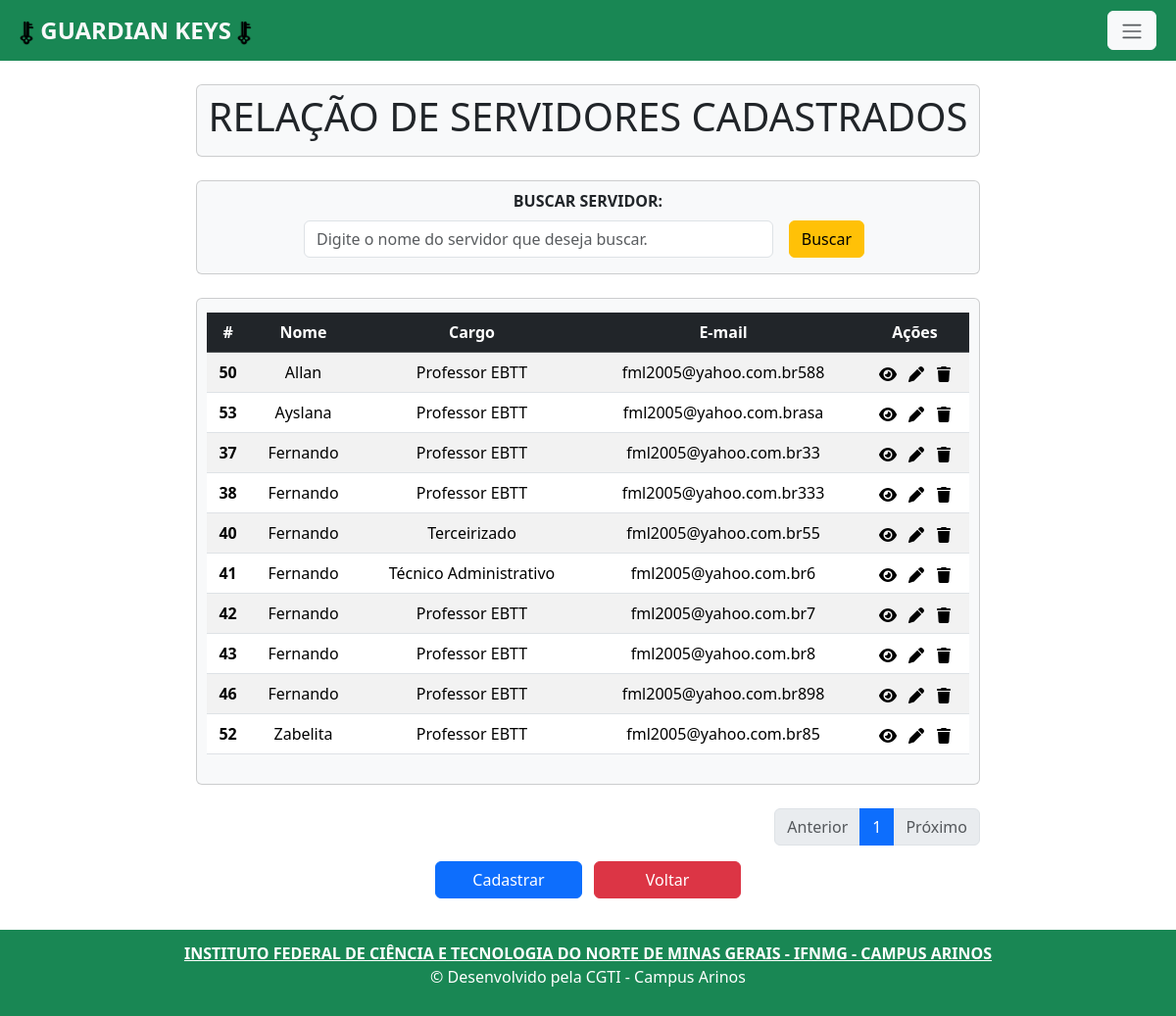
The page /servidor_index/ (signed in) on the database its author committed.
### app/models.py (models this page shows, shortened)
class Servidor(models.Model):
    nome = models.CharField(max_length=150)
    cargo = models.CharField(max_length=22, choices=CARGO)
    email = models.EmailField(max_length=150, unique=True)
    biometria = models.CharField(max_length=150, unique=True)

### app/views.py (the view)
# urls.py: path('servidor_index/', servidor_index, name='servidor_index'),
@login_required
def servidor_index(request):
    data = {}
    search = request.GET.get('search')
    if search:
        data['db'] = Servidor.objects.filter(nome__icontains=search).order_by('nome')
        paginators = Paginator (data['db'], 1000)
        page_num = request.GET.get('page')
        page = paginators.get_page(page_num)
    else:
        data['db'] = Servidor.objects.all().order_by('nome')
        paginators = Paginator (data['db'], 10)
        page_num = request.GET.get('page')
        page = paginators.get_page(page_num)
    return render(request, 'servidor_index.html', {'page': page})

### app/templates/servidor_index.html (shortened to what this page needs)
{% extends 'base.html' %}
{% load static %}
{% block content%}
    <div class="col-8 m-auto pt-2 pb-2 text-center card rounded bg-light mb-4">
    <h1>RELAÇÃO DE SERVIDORES CADASTRADOS</h1>
    </div>
    <div class="col-8 m-auto pt-2 pb-2 text-center card rounded bg-light mb-4">
      <form  method="get" >
        <label for="inputBuscar" class="form-label" ></label><strong>BUSCAR SERVIDOR:</strong></label>
        <div class="d-flex justify-content-center align-items-center mt-2 mb-2">
          <input type="text" id="search" name="search" class="form-control me-3" style="width: 60%;" placeholder="Digite o nome do servidor que deseja buscar.">
          <button type="submit" class="btn btn-warning me-2">Buscar</button>
        </div>
      </form>
    </div>
    <div class="col-8 m-auto pt-1 pb-1 text-center card rounded bg-light mb-4">
        <div class="table-responsive" style="margin: 10px; overflow-x: auto;">
          <table class="table table-striped" style="max-width: 100%;">
            <thead class="table-dark">
              <tr>
                <th scope="col">#</th>
                <th scope="col">Nome</th>
                <th scope="col">Cargo</th>
                <th scope="col">E-mail</th>
                <th scope="col">Ações</th>
              </tr>
            </thead>
            <tbody>
              {% for dbs in page.object_list %}
                <tr>
                  <th scope="row">{{dbs.id}}</th>
                  <td>{{dbs.nome}}</td>
                  <td>{{dbs.cargo}}</td>
                  <td>{{dbs.email}}</td>
                  <td>
                    <a class="me-2" href="/servidor_view/{{dbs.id}}/"></a>
                    <a class="me-2" href="/servidor_edit/{{dbs.id}}/"></a>
                    <a onclick="return confirm('Deseja apagar este registro?');" href="/servidor_delete/{{dbs.id}}"></a>
                  </td>
                </tr>
              {% endfor %}
            </tbody>
          </table>
        </div>
    </div>
      <div class=" col-8  m-auto d-flex justify-content-end ">
          <div >
            <ul class="pagination">
              {% if page.has_previous %}
                <li class="page-item">
                  <a class="page-link" href="{% url 'servidor_index' %}?page={{page.previous_page_number}}">Anterior</a>
                </li>
              {% else %}
                <li class="page-item disabled">
                  <a class="page-link" href="#" tabindex="-1" aria-disabled="true">Anterior</a>
                </li>
              {% endif %}
              {% for pg in page.paginator.page_range %}
                {% if pg == 1 or pg == 2 or pg == 3 or pg == page.paginator.num_pages or page == page.paginator.num_pages|add:'-1' or page == page.paginator.num_pages|add:'-2'%}
                  {% if page.number == pg %}
                    <li class="page-item active"><a class="page-link" href="?page={{ pg }}">{{ pg }}</a></li>
                  {% else %}
                    <li class="page-item"><a class="page-link" href="?page={{ pg }}">{{ pg }}</a></li>
                  {% endif %}
                {% endif %}
              {% endfor %}
              {% if page.has_next %}
                <li class="page-item-active">
                  <a class="page-link" href="{% url 'servidor_index' %}?page={{page.next_page_number}}">Próximo</a>
                </li>
              {% else %}
                <li class="page-item disabled">
                  <a class="page-link" href="#" tabindex="-1" aria-disabled="true">Próximo</a>
                </li>
              {% endif %}
            </ul>
          </div>
        </div>
      <div class="col-8 m-auto  pb-2 text-center ">
         <a class="btn btn-primary me-2" style="width: 150px;" href="/servidor_form"> Cadastrar </a>
        <a class="btn btn-danger" style="width: 150px;" href="/"> Voltar </a>
      </div>
{% endblock %}

### rows shown on the page
Servidor: id "50", nome "Allan", cargo "Professor EBTT", email "fml2005@yahoo.com.br588"
Servidor: id "53", nome "Ayslana", cargo "Professor EBTT", email "fml2005@yahoo.com.brasa"
Servidor: id "37", nome "Fernando", cargo "Professor EBTT", email "fml2005@yahoo.com.br33"
Servidor: id "38", nome "Fernando", cargo "Professor EBTT", email "fml2005@yahoo.com.br333"
Servidor: id "40", nome "Fernando", cargo "Terceirizado", email "fml2005@yahoo.com.br55"
Servidor: id "41", nome "Fernando", cargo "Técnico Administrativo", email "fml2005@yahoo.com.br6"
Servidor: id "42", nome "Fernando", cargo "Professor EBTT", email "fml2005@yahoo.com.br7"
Servidor: id "43", nome "Fernando", cargo "Professor EBTT", email "fml2005@yahoo.com.br8"
Servidor: id "46", nome "Fernando", cargo "Professor EBTT", email "fml2005@yahoo.com.br898"
Servidor: id "52", nome "Zabelita", cargo "Professor EBTT", email "fml2005@yahoo.com.br85"

### other values the page prints
{{ pg }} "1"
